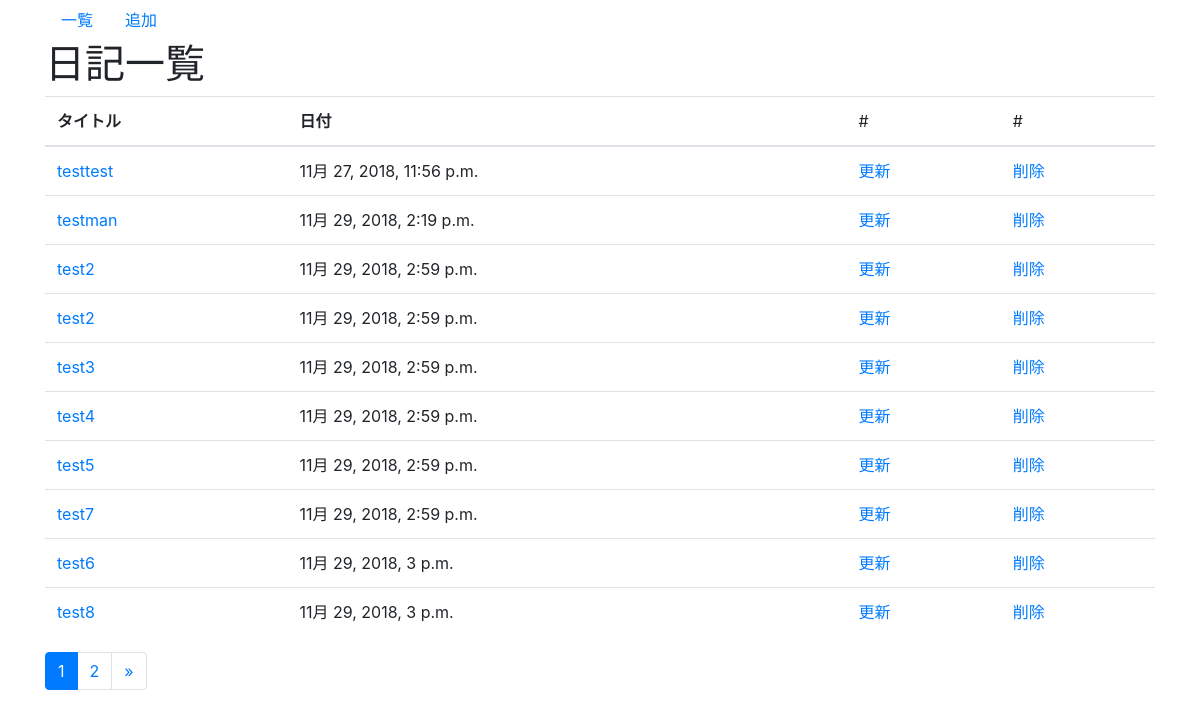
Screenshot of /diary/ with the database file from the repository.
### diary/models.py (models this page shows, shortened)
class Day(models.Model):
    title = models.CharField('タイトル',max_length=50)
    text = models.TextField('本文')
    date = models.DateTimeField('日付', default=timezone.now)

### diary/views.py (the view)
# urls.py: path('', views.IndexView.as_view(), name='index'),
class IndexView(generic.ListView):
    model = Day
    paginate_by = 10#１ページあたりの表示数

### diary/templates/diary/day_list.html
{% extends 'diary/base.html' %}
{% block content %}
<h1>日記一覧</h1>
<table class="table">
    <thread>
        <tr>
            <th>タイトル</th>
            <th>日付</th>
            <td>#</td>
            <td>#</td>
        </tr>
    </thread>
    <tbody>
         {% for day in day_list %}
         <tr>
             <td><a href="{% url 'diary:detail' day.pk %}">{{ day.title }}</a></td>
             <td>{{ day.date }}</td>
             <td><a href="{% url 'diary:update' day.pk %}">更新</a></td>
             <td><a href="{% url 'diary:delete' day.pk %}">削除</a></td>
         </tr>
         {% endfor %}
    </tbody>
</table>
{% include 'diary/paging.html' %}
{% endblock %}

### diary/templates/diary/base.html (shortened to what this page needs)
<!doctype html>
<html lang="ja">
  <head>
    <link rel="stylesheet" href="https://maxcdn.bootstrapcdn.com/bootstrap/4.0.0-beta.2/css/bootstrap.min.css">
  </head>
  <body>
    <div class="container">
         <nav class="nav">
             <a class="nav-link" href="{% url 'diary:index' %}">一覧</a>
             <a class="nav-link" href="{% url 'diary:add' %}">追加</a>
        </nav>
         {% block content %}
         {% endblock %}
    </div>
  </body>
</html>

### diary/templates/diary/paging.html (shortened to what this page needs)
<nav aria-label="Page navigation">
  <ul class="pagination">
      {% for link_page in page_obj.paginator.page_range %}
        {% if link_page == page_obj.number %}
          <li class="page-item active">
            <a class="page-link" href="?page={{ link_page }}">
              {{ link_page }}
            </a>
          </li>
        {% else %}
          <li class="page-item">
            <a class="page-link" href="?page={{ link_page }}">
              {{ link_page }}
            </a>
          </li>
        {% endif %}
      {% endfor %}
      {% if page_obj.has_next %}
        <li class="page-item">
        <a class="page-link" href="?page={{ page_obj.next_page_number }}" aria-label="Next">
          <span aria-hidden="true">&raquo;</span>
        </a>
      </li>
      {% endif %}
  </ul>
</nav>

### rows the page displays
Day: title "testtest", date "11月 27, 2018, 11:56 p.m."
Day: title "testman", date "11月 29, 2018, 2:19 p.m."
Day: title "test2", date "11月 29, 2018, 2:59 p.m."
Day: title "test2", date "11月 29, 2018, 2:59 p.m."
Day: title "test3", date "11月 29, 2018, 2:59 p.m."
Day: title "test4", date "11月 29, 2018, 2:59 p.m."
Day: title "test5", date "11月 29, 2018, 2:59 p.m."
Day: title "test7", date "11月 29, 2018, 2:59 p.m."
Day: title "test6", date "11月 29, 2018, 3 p.m."
Day: title "test8", date "11月 29, 2018, 3 p.m."

### other values shown
{{ link_page }} "1"
{{ link_page }} "2"
